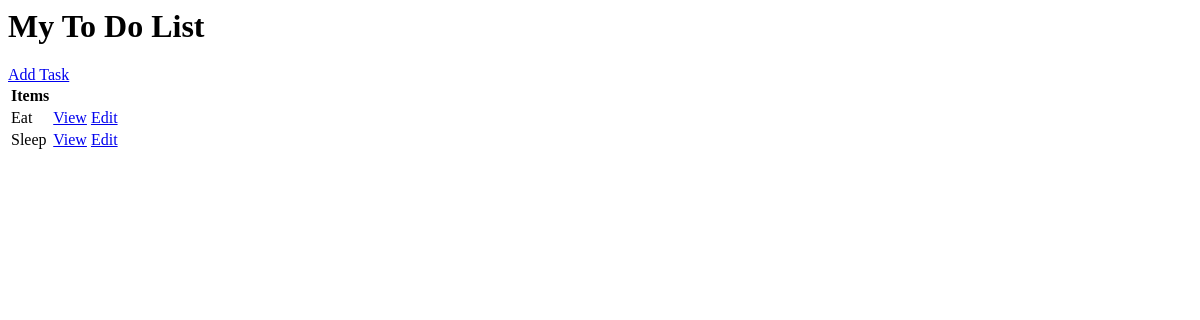
The app's page /, older data.
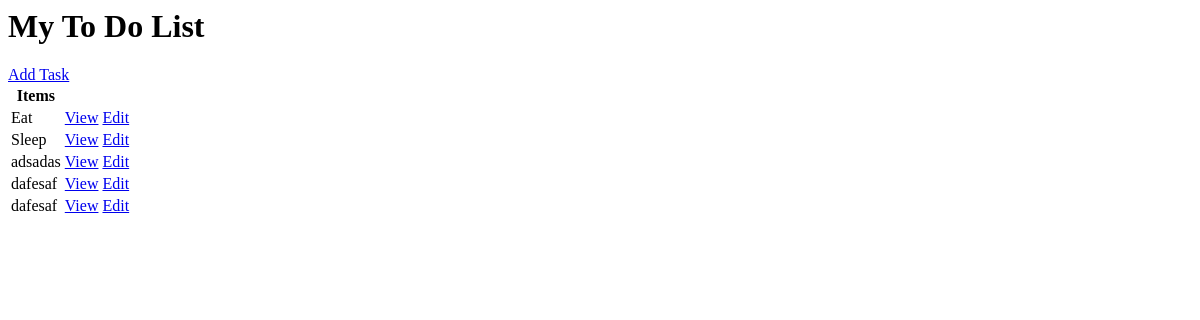
The same page, newer data.
### base/models.py (models this page shows, shortened)
class Task(models.Model):
    user = models.ForeignKey(User , on_delete=models.CASCADE, null=True, blank=True)
    title = models.CharField(max_length=200)
    description = models.TextField(null=True, blank=True)
    complete = models.BooleanField(default=False)
    created = models.DateTimeField(auto_now_add=True)
    class Meta:
        ordering = ['complete']

### base/views.py (the view)
# urls.py: path('', TaskList.as_view() , name='tasks'),
class TaskList(ListView):
    model = Task
    context_object_name = 'tasks'

### base/templates/base/task_list.html
<h1>My To Do List</h1>
<a href="{% url 'create-task' %}">Add Task</a>
<table>
    <tr>
        <th>Items</th>
        <td></td>
    </tr>
    {% for task in tasks %}
    <tr>
        <td>{{task.title}}</td>
        <td><a href="{% url 'task' task.id %}">View</a></td>
        <td><a href="{% url 'task-update' task.id %}">Edit</a></td>
    </tr>
    {% empty %}
    <h3>No items in the list</h3>
    {% endfor %}
</table>

Row changes from the older to the newer data that the page shows:
added Task: title "adsadas"
added Task: title "dafesaf"
added Task: title "dafesaf"
